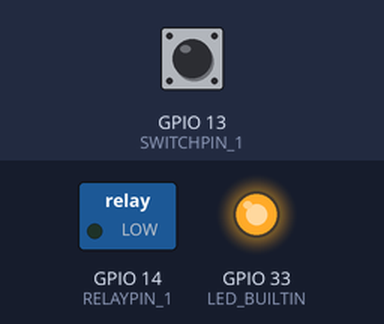
Bench run of a program on a simulated ESP32. On the bench: switched loads named in the program (green lamp = pin HIGH), output pins drawn as LEDs (lit = HIGH). Inputs (shaded band) come from the test bench; at power-on: GPIO 13 (SWITCHPIN_1) HIGH. WiFi joins after 1.5 s; servers stay silent unless stated; what the program prints to the serial monitor is not drawn.

Above: at 0.1 s.
At 1.6 s:
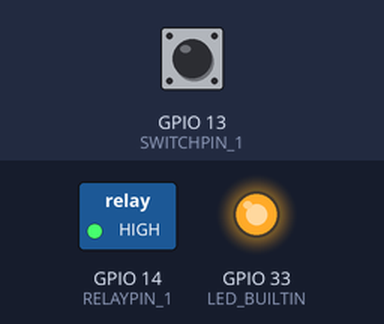
Timing chart, 0 to 3.1 s (numbered marks = the images above):
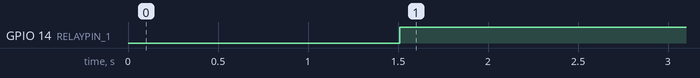

Measured:
- by itself, GPIO 14 (RELAYPIN_1): LOW → HIGH at 1.5 s

The program:

main.cpp
```cpp
/*
 * If you encounter any issues:
 * - check the readme.md at https://github.com/sinricpro/esp8266-esp32-sdk/blob/master/README.md
 * - ensure all dependent libraries are installed
 *   - see https://github.com/sinricpro/esp8266-esp32-sdk/blob/master/README.md#arduinoide
 *   - see https://github.com/sinricpro/esp8266-esp32-sdk/blob/master/README.md#dependencies
 * - open serial monitor and check whats happening
 * - check full user documentation at https://sinricpro.github.io/esp8266-esp32-sdk
 * - visit https://github.com/sinricpro/esp8266-esp32-sdk/issues and check for existing issues or open a new one
 */

// Uncomment the following line to enable serial debug output
//#define ENABLE_DEBUG

#ifdef ENABLE_DEBUG
       #define DEBUG_ESP_PORT Serial
       #define NODEBUG_WEBSOCKETS
       #define NDEBUG
#endif

#include <Arduino.h>
#ifdef ESP8266
       #include <ESP8266WiFi.h>
#endif
#ifdef ESP32   v
       #include <WiFi.h>
#endif

#include "AsyncTCP.h"
#include "ESPAsyncWebSrv.h"
#include "MyAsyncElegantOTA.h"

#include "SinricPro.h"
#include "SinricProSwitch.h"

#include <map>

#define WIFI_SSID         "del Matrix IoT 2.4 GHz"
#define WIFI_PASS         "strongcheese127"
#define APP_KEY           "efdbabb0-5e04-42b6-b785-271aecca401c"      // Should look like "de0bxxxx-1x3x-4x3x-ax2x-5dabxxxxxxxx"
#define APP_SECRET        "45814603-66ff-4ce1-a5af-beebda233e32-82b6033d-5dcb-478c-a740-0318a2ca224c"   // Should look like "5f36xxxx-x3x7-4x3x-xexe-e86724a9xxxx-4c4axxxx-3x3x-x5xe-x9x3-333d65xxxxxx"
#define SWITCH_ID         "641d39cd0f750d41bd147fd1"    // Should look like "5dc1564130xxxxxxxxxxxxxx"
#define BAUD_RATE         9600                // Change baudrate to your need

#define DEBOUNCE_TIME 500

#ifdef ESP32
#define LED_BUILTIN 33

#define RELAYPIN_1 14
#define SWITCHPIN_1 13
#endif


typedef struct {
  int relayPIN;
  int flipSwitchPIN;
} deviceConfig_t;

std::map<String, deviceConfig_t> devices = {
  //{deviceId, {relayPIN,  flipSwitchPIN}}
  {"SWITCH_ID_NO_!1_HERE", {  RELAYPIN_1, SWITCHPIN_1}}
};

typedef struct {
  String deviceId;
  bool lastFlipSwitchState;
  unsigned long lastFlipSwitchChange;
} flipSwitchConfig_t;

std::map<int, flipSwitchConfig_t> flipSwitches;

void setupRelays() {
  for (auto &device : devices) {           // for each device (relay, flipSwitch combination)
    int relayPIN = device.second.relayPIN; // get the relay pin
    pinMode(relayPIN, OUTPUT);             // set relay pin to OUTPUT
  }
}

void setupFlipSwitches() {
  for (auto &device : devices)  {                     // for each device (relay / flipSwitch combination)
    flipSwitchConfig_t flipSwitchConfig;              // create a new flipSwitch configuration

    flipSwitchConfig.deviceId = device.first;         // set the deviceId
    flipSwitchConfig.lastFlipSwitchChange = 0;        // set debounce time
    flipSwitchConfig.lastFlipSwitchState = false;     // set lastFlipSwitchState to false (LOW)

    int flipSwitchPIN = device.second.flipSwitchPIN;  // get the flipSwitchPIN

    flipSwitches[flipSwitchPIN] = flipSwitchConfig;   // save the flipSwitch config to flipSwitches map
    pinMode(flipSwitchPIN, INPUT);                   // set the flipSwitch pin to INPUT
  }
}

bool onPowerState(String deviceId, bool &state)
{
  Serial.printf("%s: %s\r\n", deviceId.c_str(), state ? "on" : "off");
  int relayPIN = devices[deviceId].relayPIN; // get the relay pin for corresponding device
  digitalWrite(relayPIN, state);             // set the new relay state
  return true;
}

void handleFlipSwitches() {
  unsigned long actualMillis = millis();                                          // get actual millis
  for (auto &flipSwitch : flipSwitches) {                                         // for each flipSwitch in flipSwitches map
    unsigned long lastFlipSwitchChange = flipSwitch.second.lastFlipSwitchChange;  // get the timestamp when flipSwitch was pressed last time (used to debounce / limit events)

    if (actualMillis - lastFlipSwitchChange > DEBOUNCE_TIME) {                    // if time is > debounce time...

      int flipSwitchPIN = flipSwitch.first;                                       // get the flipSwitch pin from configuration
      bool lastFlipSwitchState = flipSwitch.second.lastFlipSwitchState;           // get the lastFlipSwitchState
      bool flipSwitchState = digitalRead(flipSwitchPIN);                          // read the current flipSwitch state
      if (flipSwitchState != lastFlipSwitchState) {                               // if the flipSwitchState has changed...
#ifdef TACTILE_BUTTON
        if (flipSwitchState) {                                                    // if the tactile button is pressed
#endif
          flipSwitch.second.lastFlipSwitchChange = actualMillis;                  // update lastFlipSwitchChange time
          String deviceId = flipSwitch.second.deviceId;                           // get the deviceId from config
          int relayPIN = devices[deviceId].relayPIN;                              // get the relayPIN from config
          bool newRelayState = !digitalRead(relayPIN);                            // set the new relay State
          digitalWrite(relayPIN, newRelayState);                                  // set the trelay to the new state

          SinricProSwitch &mySwitch = SinricPro[deviceId];                        // get Switch device from SinricPro
          mySwitch.sendPowerStateEvent(newRelayState);                            // send the event
#ifdef TACTILE_BUTTON
        }
#endif
        flipSwitch.second.lastFlipSwitchState = flipSwitchState;                  // update lastFlipSwitchState
      }
    }
  }
}

void setupWiFi()
{
  Serial.printf("\r\n[Wifi]: Connecting");
  WiFi.begin(WIFI_SSID, WIFI_PASS);

 pinMode(LED_BUILTIN, OUTPUT);
 digitalWrite(LED_BUILTIN, LOW);

  while (WiFi.status() != WL_CONNECTED)
  {
    Serial.printf(".");
    digitalWrite(LED_BUILTIN, HIGH);
    delay(250);
    digitalWrite(LED_BUILTIN, LOW);
  }
  digitalWrite(LED_BUILTIN, HIGH);
  Serial.printf("connected!\r\n[WiFi]: IP-Address is %s\r\n", WiFi.localIP().toString().c_str());
}

void setupSinricPro()
{
  for (auto &device : devices)
  {
    const char *deviceId = device.first.c_str();
    SinricProSwitch &mySwitch = SinricPro[deviceId];
    mySwitch.onPowerState(onPowerState);
  }

  //SinricPro.restoreDeviceStates(true); // Uncomment to restore the last known state from the server.
  SinricPro.begin(APP_KEY, APP_SECRET);
}

AsyncWebServer server(80);

void setup()
{
  Serial.begin(BAUD_RATE);
  setupRelays();
  setupFlipSwitches();
  setupWiFi();
  setupSinricPro();

  server.on("/", HTTP_GET, [](AsyncWebServerRequest *request) {
    request->send(200, "text/plain", "Hi! I am ESP32.");
  });

  MyAsyncElegantOTA.begin(&server);    // Start ElegantOTA
  server.begin();
  Serial.println("HTTP server started");

}

void loop()
{
  SinricPro.handle();
  handleFlipSwitches();
}
```

Hash.h
```cpp
// (licence header left out)
#ifndef HASH_H_
#define HASH_H_

//#define DEBUG_SHA1

void sha1(const uint8_t* data, uint32_t size, uint8_t hash[20]);
void sha1(const char* data, uint32_t size, uint8_t hash[20]);
void sha1(const String& data, uint8_t hash[20]);

String sha1(const uint8_t* data, uint32_t size);
String sha1(const char* data, uint32_t size);
String sha1(const String& data);

#endif /* HASH_H_ */
```

MyAsyncElegantOTA.cpp
```cpp
#include <MyAsyncElegantOTA.h>

AsyncElegantOtaClass MyAsyncElegantOTA;

void AsyncElegantOtaClass::setID(const char* id){
    _id = id;
}

void AsyncElegantOtaClass::begin(AsyncWebServer *server, const char* username, const char* password){
    _server = server;

    if(strlen(username) > 0){
        _authRequired = true;
        _username = username;
        _password = password;
    }else{
        _authRequired = false;
        _username = "";
        _password = "";
    }

    _server->on("/update/identity", HTTP_GET, [&](AsyncWebServerRequest *request){
        if(_authRequired){
            if(!request->authenticate(_username.c_str(), _password.c_str())){
                return request->requestAuthentication();
            }
        }
        #if defined(ESP8266)
            request->send(200, "application/json", "{\"id\": \""+_id+"\", \"hardware\": \"ESP8266\"}");
        #elif defined(ESP32)
            request->send(200, "application/json", "{\"id\": \""+_id+"\", \"hardware\": \"ESP32\"}");
        #endif
    });

    _server->on("/update", HTTP_GET, [&](AsyncWebServerRequest *request){
        if(_authRequired){
            if(!request->authenticate(_username.c_str(), _password.c_str())){
                return request->requestAuthentication();
            }
        }
        AsyncWebServerResponse *response = request->beginResponse_P(200, "text/html", ELEGANT_HTML, ELEGANT_HTML_SIZE);
        response->addHeader("Content-Encoding", "gzip");
        request->send(response);
    });

    _server->on("/update", HTTP_POST, [&](AsyncWebServerRequest *request) {
        if(_authRequired){
            if(!request->authenticate(_username.c_str(), _password.c_str())){
                return request->requestAuthentication();
            }
        }
        // the request handler is triggered after the upload has finished...
        // create the response, add header, and send response
        AsyncWebServerResponse *response = request->beginResponse((Update.hasError())?500:200, "text/plain", (Update.hasError())?"FAIL":"OK");
        response->addHeader("Connection", "close");
        response->addHeader("Access-Control-Allow-Origin", "*");
        request->send(response);
        restart();
    }, [&](AsyncWebServerRequest *request, String filename, size_t index, uint8_t *data, size_t len, bool final) {
        //Upload handler chunks in data
        if(_authRequired){
            if(!request->authenticate(_username.c_str(), _password.c_str())){
                return request->requestAuthentication();
            }
        }

        if (!index) {
            if(!request->hasParam("MD5", true)) {
                return request->send(400, "text/plain", "MD5 parameter missing");
            }

            if(!Update.setMD5(request->getParam("MD5", true)->value().c_str())) {
                return request->send(400, "text/plain", "MD5 parameter invalid");
            }

            #if defined(ESP8266)
                int cmd = (filename == "filesystem") ? U_FS : U_FLASH;
                Update.runAsync(true);
                size_t fsSize = ((size_t) &_FS_end - (size_t) &_FS_start);
                uint32_t maxSketchSpace = (ESP.getFreeSketchSpace() - 0x1000) & 0xFFFFF000;
                if (!Update.begin((cmd == U_FS)?fsSize:maxSketchSpace, cmd)){ // Start with max available size
            #elif defined(ESP32)
                int cmd = (filename == "filesystem") ? U_SPIFFS : U_FLASH;
                if (!Update.begin(UPDATE_SIZE_UNKNOWN, cmd)) { // Start with max available size
            #endif
                Update.printError(Serial);
                return request->send(400, "text/plain", "OTA could not begin");
            }
        }

        // Write chunked data to the free sketch space
        if(len){
            if (Update.write(data, len) != len) {
                return request->send(400, "text/plain", "OTA could not begin");
            }
        }

        if (final) { // if the final flag is set then this is the last frame of data
            if (!Update.end(true)) { //true to set the size to the current progress
                Update.printError(Serial);
                return request->send(400, "text/plain", "Could not end OTA");
            }
        }else{
            return;
        }
    });
}

// deprecated, keeping for backward compatibility
void AsyncElegantOtaClass::loop() {
}

void AsyncElegantOtaClass::restart() {
    yield();
    delay(1000);
    yield();
    ESP.restart();
}

String AsyncElegantOtaClass::getID(){
    String id = "";
    #if defined(ESP8266)
        id = String(ESP.getChipId());
    #elif defined(ESP32)
        id = String((uint32_t)ESP.getEfuseMac(), HEX);
    #endif
    id.toUpperCase();
    return id;
}
```

MyAsyncElegantOTA.h
```cpp
#ifndef MyAsyncElegantOTA_h
#define MyAsyncElegantOTA_h

#warning AsyncElegantOTA.loop(); is deprecated, please remove it from loop() if defined. This function will be removed in a future release.

#include "Arduino.h"
#include "stdlib_noniso.h"

#if defined(ESP8266)
    #include "ESP8266WiFi.h"
    #include "ESPAsyncTCP.h"
    #include "flash_hal.h"
    #include "FS.h"
#elif defined(ESP32)
    #include "WiFi.h"
    #include "AsyncTCP.h"
    #include "Update.h"
    #include "esp_int_wdt.h"
    #include "esp_task_wdt.h"
#endif

#include "Hash.h"
#include "ESPAsyncWebSrv.h"
#include "FS.h"

#include "elegantWebpage.h"


class AsyncElegantOtaClass{

    public:
        void
            setID(const char* id),
            begin(AsyncWebServer *server, const char* username = "", const char* password = ""),
            loop(),
            restart();

    private:
        AsyncWebServer *_server;

        String getID();

        String _id = getID();
        String _username = "";
        String _password = "";
        bool _authRequired = false;

};

extern AsyncElegantOtaClass MyAsyncElegantOTA;

#endif
```

Source omitted: gantWebpage.h (data table, 194338 bytes)
